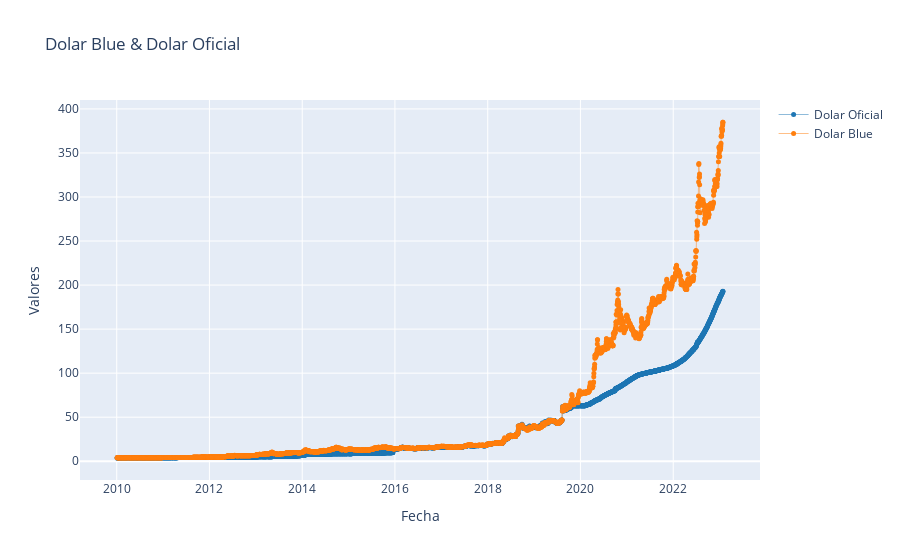

This figure's notebook cell:
### Code cell
# create the trace for Dolar Blue
trace1 = go.Scatter(x=p_merged_df['Fecha'], y=p_merged_df['Dolar Blue'], mode='lines+markers', name='Dolar Oficial', 
                      line=dict(width=0.5, color='#1f77b4'),
                      marker=dict(size=5))

# create the trace for Dolar Oficial
trace2 = go.Scatter(x=p_merged_df['Fecha'], y=p_merged_df['Dolar Oficial'], mode='lines+markers', name='Dolar Blue', 
                      line=dict(width=0.5, color='#ff7f0e'),
                      marker=dict(size=5))

layout = go.Layout(title='Dolar Blue & Dolar Oficial', xaxis=dict(title='Fecha'), yaxis=dict(title='Valores'))


# create the figure
fig = go.Figure(data=[trace1, trace2], layout=layout)

# Show the chart
pyo.iplot(fig)

### Figure 1 — Plotly figure (JSON) as saved in the notebook; plotly's stock layout.template omitted (floating-point values rounded to 4 significant figures; data arrays with more than 128 entries replaced by an {"elided": "..."} marker saying what was removed)
{"data": [{"line": {"color": "#1f77b4", "width": 0.5}, "marker": {"size": 5}, "mode": "lines+markers", "name": "Dolar Oficial", "type": "scatter", "x": {"elided": "3245 str values"}, "y": {"elided": "3245 float values"}}, {"line": {"color": "#ff7f0e", "width": 0.5}, "marker": {"size": 5}, "mode": "lines+markers", "name": "Dolar Blue", "type": "scatter", "x": {"elided": "3245 str values"}, "y": {"elided": "3245 float values"}}], "layout": {"title": {"text": "Dolar Blue & Dolar Oficial"}, "xaxis": {"title": {"text": "Fecha"}}, "yaxis": {"title": {"text": "Valores"}}}}
